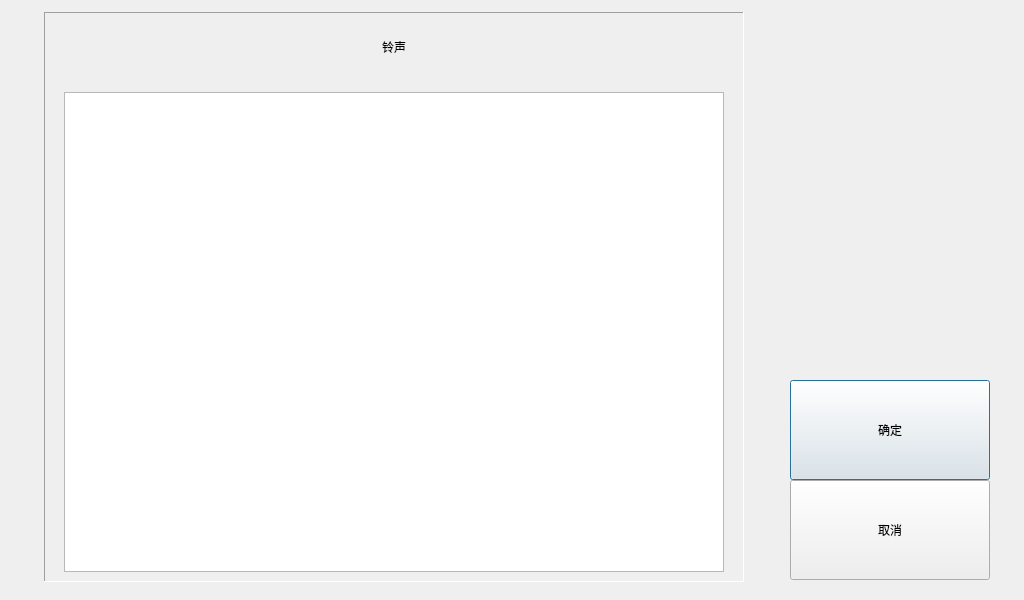
<?xml version="1.0" encoding="UTF-8"?>
<ui version="4.0">
 <class>RingFileSetDialog</class>
 <widget class="QDialog" name="RingFileSetDialog">
  <property name="geometry">
   <rect>
    <x>0</x>
    <y>0</y>
    <width>1024</width>
    <height>600</height>
   </rect>
  </property>
  <property name="windowTitle">
   <string>Dialog</string>
  </property>
  <widget class="CommonPushButton" name="pushButtonRingFileSetSave">
   <property name="geometry">
    <rect>
     <x>790</x>
     <y>380</y>
     <width>200</width>
     <height>100</height>
    </rect>
   </property>
   <property name="text">
    <string>确定</string>
   </property>
  </widget>
  <widget class="QFrame" name="framePanel">
   <property name="geometry">
    <rect>
     <x>44</x>
     <y>12</y>
     <width>700</width>
     <height>570</height>
    </rect>
   </property>
   <property name="frameShape">
    <enum>QFrame::Panel</enum>
   </property>
   <property name="frameShadow">
    <enum>QFrame::Sunken</enum>
   </property>
  </widget>
  <widget class="CommonPushButton" name="pushButtonRingFileSetCancel">
   <property name="geometry">
    <rect>
     <x>790</x>
     <y>480</y>
     <width>200</width>
     <height>100</height>
    </rect>
   </property>
   <property name="text">
    <string>取消</string>
   </property>
  </widget>
  <widget class="QTableView" name="tableViewRingFile">
   <property name="geometry">
    <rect>
     <x>64</x>
     <y>92</y>
     <width>660</width>
     <height>480</height>
    </rect>
   </property>
   <property name="focusPolicy">
    <enum>Qt::NoFocus</enum>
   </property>
   <property name="horizontalScrollBarPolicy">
    <enum>Qt::ScrollBarAlwaysOff</enum>
   </property>
  </widget>
  <widget class="QLabel" name="label_title">
   <property name="geometry">
    <rect>
     <x>139</x>
     <y>22</y>
     <width>510</width>
     <height>50</height>
    </rect>
   </property>
   <property name="styleSheet">
    <string notr="true"/>
   </property>
   <property name="text">
    <string>铃声</string>
   </property>
   <property name="alignment">
    <set>Qt::AlignCenter</set>
   </property>
  </widget>
 </widget>
 <customwidgets>
  <customwidget>
   <class>CommonPushButton</class>
   <extends>QPushButton</extends>
   <header>commonpushbutton.h</header>
  </customwidget>
 </customwidgets>
 <tabstops>
  <tabstop>pushButtonRingFileSetSave</tabstop>
  <tabstop>pushButtonRingFileSetCancel</tabstop>
 </tabstops>
 <resources/>
 <connections/>
</ui>
